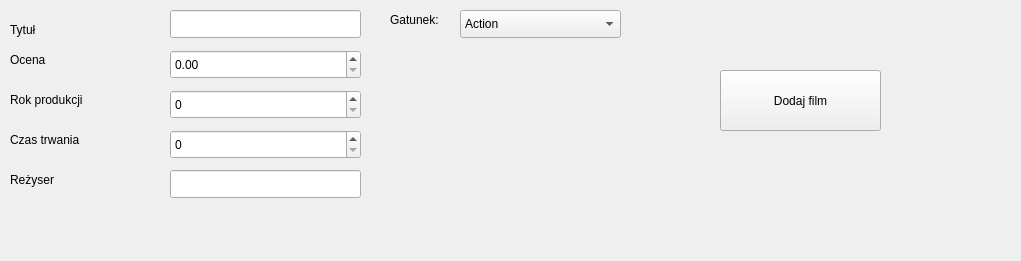
<?xml version="1.0" encoding="UTF-8"?>
<ui version="4.0">
 <class>addScreen</class>
 <widget class="QWidget" name="addScreen">
  <property name="geometry">
   <rect>
    <x>0</x>
    <y>0</y>
    <width>1021</width>
    <height>261</height>
   </rect>
  </property>
  <property name="windowTitle">
   <string>Form</string>
  </property>
  <widget class="QPushButton" name="addMovieButton">
   <property name="geometry">
    <rect>
     <x>720</x>
     <y>70</y>
     <width>161</width>
     <height>61</height>
    </rect>
   </property>
   <property name="text">
    <string>Dodaj film</string>
   </property>
  </widget>
  <widget class="QLabel" name="label">
   <property name="geometry">
    <rect>
     <x>10</x>
     <y>20</y>
     <width>91</width>
     <height>20</height>
    </rect>
   </property>
   <property name="text">
    <string>Tytuł</string>
   </property>
  </widget>
  <widget class="QLabel" name="label_2">
   <property name="geometry">
    <rect>
     <x>10</x>
     <y>50</y>
     <width>91</width>
     <height>20</height>
    </rect>
   </property>
   <property name="text">
    <string>Ocena</string>
   </property>
  </widget>
  <widget class="QLineEdit" name="titleEdit">
   <property name="geometry">
    <rect>
     <x>170</x>
     <y>10</y>
     <width>191</width>
     <height>28</height>
    </rect>
   </property>
  </widget>
  <widget class="QLabel" name="label_4">
   <property name="geometry">
    <rect>
     <x>10</x>
     <y>90</y>
     <width>121</width>
     <height>20</height>
    </rect>
   </property>
   <property name="text">
    <string>Rok produkcji</string>
   </property>
  </widget>
  <widget class="QLabel" name="label_5">
   <property name="geometry">
    <rect>
     <x>10</x>
     <y>130</y>
     <width>101</width>
     <height>20</height>
    </rect>
   </property>
   <property name="text">
    <string>Czas trwania</string>
   </property>
  </widget>
  <widget class="QLabel" name="label_6">
   <property name="geometry">
    <rect>
     <x>10</x>
     <y>170</y>
     <width>101</width>
     <height>20</height>
    </rect>
   </property>
   <property name="text">
    <string>Reżyser</string>
   </property>
  </widget>
  <widget class="QLineEdit" name="directorEdit">
   <property name="geometry">
    <rect>
     <x>170</x>
     <y>170</y>
     <width>191</width>
     <height>28</height>
    </rect>
   </property>
  </widget>
  <widget class="QLabel" name="label_7">
   <property name="geometry">
    <rect>
     <x>390</x>
     <y>10</y>
     <width>101</width>
     <height>20</height>
    </rect>
   </property>
   <property name="text">
    <string>Gatunek:</string>
   </property>
  </widget>
  <widget class="QComboBox" name="genreBox">
   <property name="geometry">
    <rect>
     <x>460</x>
     <y>10</y>
     <width>161</width>
     <height>28</height>
    </rect>
   </property>
   <item>
    <property name="text">
     <string>Action</string>
    </property>
   </item>
   <item>
    <property name="text">
     <string>Comedy</string>
    </property>
   </item>
   <item>
    <property name="text">
     <string>Drama</string>
    </property>
   </item>
   <item>
    <property name="text">
     <string>Sci-Fi</string>
    </property>
   </item>
   <item>
    <property name="text">
     <string>Horror</string>
    </property>
   </item>
   <item>
    <property name="text">
     <string>Thriller</string>
    </property>
   </item>
   <item>
    <property name="text">
     <string>Fantasy</string>
    </property>
   </item>
   <item>
    <property name="text">
     <string>Documentary</string>
    </property>
   </item>
   <item>
    <property name="text">
     <string>Animation</string>
    </property>
   </item>
   <item>
    <property name="text">
     <string>Crime</string>
    </property>
   </item>
   <item>
    <property name="text">
     <string>Romance</string>
    </property>
   </item>
   <item>
    <property name="text">
     <string>Mystery</string>
    </property>
   </item>
  </widget>
  <widget class="QDoubleSpinBox" name="scoreBox">
   <property name="geometry">
    <rect>
     <x>170</x>
     <y>50</y>
     <width>191</width>
     <height>29</height>
    </rect>
   </property>
   <property name="maximum">
    <double>10.000000000000000</double>
   </property>
   <property name="singleStep">
    <double>0.010000000000000</double>
   </property>
  </widget>
  <widget class="QSpinBox" name="yearBox">
   <property name="geometry">
    <rect>
     <x>170</x>
     <y>90</y>
     <width>191</width>
     <height>29</height>
    </rect>
   </property>
   <property name="maximum">
    <number>2026</number>
   </property>
  </widget>
  <widget class="QSpinBox" name="lengthBox">
   <property name="geometry">
    <rect>
     <x>170</x>
     <y>130</y>
     <width>191</width>
     <height>29</height>
    </rect>
   </property>
   <property name="maximum">
    <number>1000</number>
   </property>
  </widget>
  <widget class="QLabel" name="errorMsg">
   <property name="geometry">
    <rect>
     <x>170</x>
     <y>220</y>
     <width>631</width>
     <height>20</height>
    </rect>
   </property>
   <property name="text">
    <string/>
   </property>
  </widget>
 </widget>
 <resources/>
 <connections/>
</ui>
